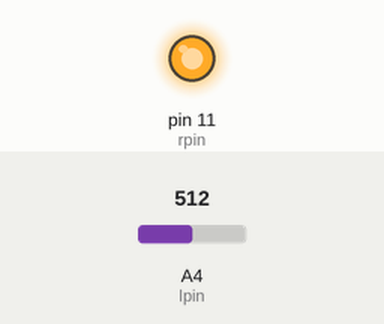
Bench run of a sketch on a simulated Arduino Uno, built with avr-gcc and run on an emulated ATmega328P. On the bench: output pins drawn as LEDs (lit = HIGH). The test bench sets the inputs (shaded band); at power-on: A4 (lpin) = 512.

Above: at 1.2 s.
1.3 s: A4 (lpin) set to 0
At 2.5 s:
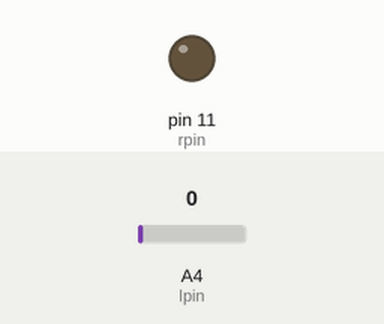
2.8 s: A4 (lpin) set to 122
At 3.8 s:
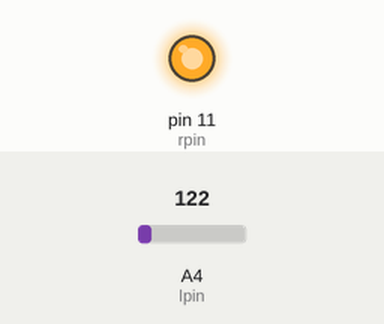
Timing chart, 0 to 5.8 s (numbered marks = the images above; inputs shaded):
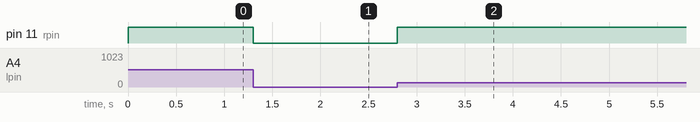

The sketch:

ect2.ino
```cpp
const int lpin =18;
const int rpin=11;
int val=0;
int preval=0;

void setup() {

pinMode(18,INPUT);
pinMode(11,OUTPUT);

}

void loop() {

  val=analogRead(lpin);

   if(val-preval>0)

   { if(val>0.8)

   digitalWrite(rpin,HIGH);

   else

   digitalWrite(rpin,LOW);
   }

 if(val-preval<0)

   { if(val<0.7)

   digitalWrite(rpin,LOW);

   else

   digitalWrite(rpin,HIGH);
   }

   preval=val;

   val=0;

}
```

Measured:
- after the input at 1.3 s, pin 11 (rpin): HIGH → LOW at once
- after the input at 2.8 s, pin 11 (rpin): LOW → HIGH at once
